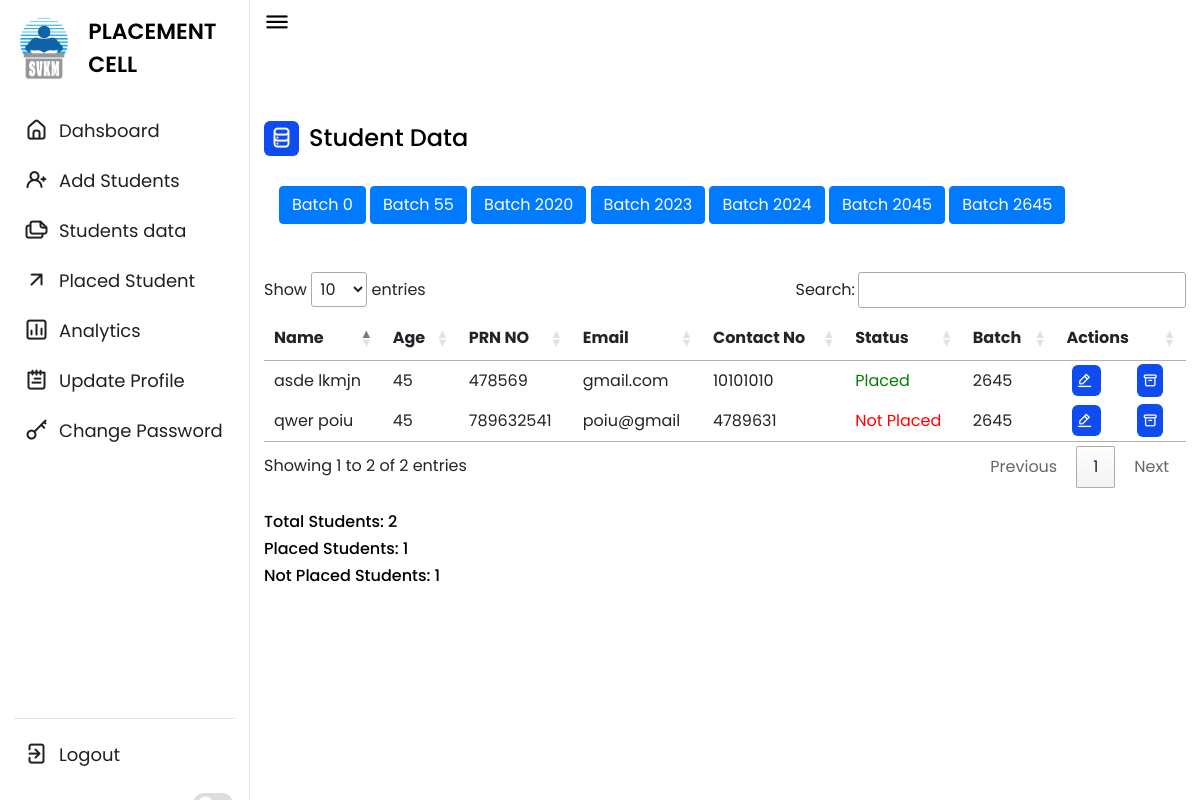
/student_data.php (signed in), run on the app's committed database.
### tables this page shows
CREATE TABLE `student` (
  `fname` varchar(10) NOT NULL,
  `lname` varchar(10) NOT NULL,
  `prn` bigint(11) NOT NULL,
  `sap` bigint(11) NOT NULL,
  `batch` int(11) NOT NULL,
  `contact` bigint(11) NOT NULL,
  `email` varchar(30) NOT NULL,
  `age` int(11) NOT NULL,
  `branch` varchar(10) NOT NULL,
  `cgpa` float NOT NULL,
  `status` int(10) NOT NULL
);

### student_data.php (the view, shortened to what this page needs)
<!DOCTYPE html>
<html lang="en">
<head>
          <link rel="stylesheet" type="text/css" href="css/lib.2.css">
          <link rel="stylesheet" type="text/css" href="css/light.css">
          <link rel="stylesheet" type="text/css" href="css/bootstrap5.css">
  <link rel="stylesheet" href="css/style.css">
     <link rel="stylesheet" href="https://unicons.iconscout.com/release/v4.0.0/css/line.css">
     <link rel="stylesheet" href="https://unicons.iconscout.com/release/v4.0.0/css/line.css">
      <link rel="stylesheet" href="https://cdn.jsdelivr.net/npm/bootstrap@4.6.2/dist/css/bootstrap.min.css">
        </head>
        <body data-theme="light" data-layout="fluid">
        <nav>
        <div class="logo-name">
            <div class="logo-image">
                <img src="img/logo.jpg" style="height: 75px; width:75px" alt="">
            </div>
            <span class="logo_name">PLACEMENT CELL</span>
        </div>
        <div class="menu-items">
        <?php
            include 'partials/_dbconnect.php';
            $uname = $_SESSION['username'];
            $sql = "SELECT `role` FROM `users` WHERE username= '$uname' ";
            $result = mysqli_query($conn , $sql);
            $num = mysqli_num_rows($result);
            $admin_or_faculty = $num;
            if($num > 0) {
            echo "
            <ul class='nav-links' style='padding-left: 0rem;'>
                <li><a href='admin_dashboard.php'>
                    <i class='uil uil-estate'></i>
                    <span class='link-name'>Dahsboard</span>
                </a></li>
                <li><a href='add_student.php'>
                    <i class='uil-user-plus'></i>
                    <span class='link-name'>Add Students</span>
                </a></li>
                <li><a href='#'>
                    <i class='uil uil-files-landscapes'></i>
                    <span class='link-name'>Students data</span>
                </a></li>
                <li><a href='placed_Student.php'>
                    <i class='uil-arrow-up-right'></i>
                    <span class='link-name'>Placed Student</span>
                </a></li>
                <li><a href='analytics.php'>
                    <i class='uil uil-chart'></i>
                    <span class='link-name'>Analytics</span>
                </a></li>";
            echo "<li><a href='update_profile_admin_faculty.php'>
            <i class='uil-notes'></i>
            <span class='link-name'>Update Profile</span>
        </a></li>";
        }
            echo "
        <li><a href='change_password.php'>
            <i class='uil-key-skeleton'></i>
            <span class='link-name'>Change Password</span>
        </a></li></ul>";
            ?>
            <ul class="logout-mode" style="padding-left: 0rem;">
                <li><a href="/miniproject_final/logout.php">
                    <i class="uil uil-signout"></i>
                    <span class="link-name">Logout</span>
                </a></li>
                <div class="mode-toggle">
                  <span class="switch"></span>
                </div>
            </ul>
        </div>
    </nav>
<?php
if($admin_or_faculty>0) {
?>
        <div class="dashboard">
        <div class="top" style="background-color: transparent;">
            <i class="uil uil-bars sidebar-toggle"></i>
        </div>
        <div class='dash-content'>
        <div class='overview'>
            <div class='title'>
                <i class=' uil-database-alt'></i>
                <span class='text'>Student Data</span>
            </div>
            <div class='container'>
 <?php
             include 'partials/_dbconnect.php';
             $sql = "SELECT DISTINCT batch FROM `student` ORDER BY batch";
             $result = mysqli_query($conn , $sql);
             $num = mysqli_num_rows($result);
             $i=0;
   while($i < $num){
    $row = mysqli_fetch_assoc($result);
        $batch=$row['batch'];
            echo "
             <button type='button' class='btn btn-primary flex-column' data-toggle='modal' data-target='#myModal".$i."'>
               Batch ". $row['batch'] ."
             </button>";
                echo  "
                 <div class='modal fade' id='myModal".$i."'>
                <div class='modal-dialog modal-xl'>
                  <div class='modal-content'>
                <div class='modal-header'>
                     <h4 class='modal-title'>Student Data</h4>
                     <button type='button' class='close' data-dismiss='modal'>&times;</button>
                   </div>";
?>
                                      <?php
            $sqli = "SELECT * FROM `student` WHERE `batch`=$batch";
            $results = mysqli_query($conn , $sqli);
             $nums = mysqli_num_rows($results);
                $j = 0;
            if($nums>0){
                while ($j<$nums) {
                $rows = mysqli_fetch_assoc($results);
                if($rows['status'] == 0){
                  $status = "<select name='status' required>
                <option value='0'>Not Placed </option>
                <option value='1'>Placed </option>
                </select>";
                }
                else{
                  $status= '<a style="color:green;"> Placed </a>';
                }
          $j++;
                }
            }
            ?>
       <?php
       echo "<div class='modal-footer'>
                     <button type='button' class='btn btn-secondary' data-dismiss='modal'>Close</button>
                   </div>
                 </div>
               </div>
             </div>
           "; $i=$i+1;
        }
   ?>
</div>
<br> <br>
            <table id="myTable">
            <thead>
              <tr>
                <th>Name</th>
                <th>Age</th>
                <th>PRN NO</th>
                <th>Email</th>
                <th>Contact No</th>
                <th>Status</th>
                <th>Batch</th>
                <th>Actions</th>
              </tr>
            </thead>
            <tbody>
            <?php
            $sql = "SELECT * FROM `student` WHERE batch = (SELECT MAX(batch) FROM student)";
            $result = mysqli_query($conn , $sql);
            $num = mysqli_num_rows($result);
                $i = 0;
            if($num>0){
                while ($i<$num) {
                $row = mysqli_fetch_assoc($result);
                if($row['status'] == 0){
                  $status = '<a style="color:red;"> Not Placed </a>';
                }
                else{
                  $status= '<a style="color:green;"> Placed </a>';
                }
          echo "<tr>
                <td>".$row['fname']." ".$row['lname']."</td>
            <td>".$row['age']."</td>
            <td>".$row['prn']."</td>
            <td>".$row['email']."</td>
            <td>".$row['contact']."</td>
            <td>".$status."</td>
            <td>".$row['batch']."</td>
            <td>
            <span style='    background-color: var(--primary-color);
            border-radius: 6px;
            color: var(--title-icon-color);
            width: 19px;
            justify-content: center;
            align-items: center;
            text-align: center;  margin-left: 6px; padding: 4px;'> <a style='color: white;' class='edit' title='Edit' data-toggle='modal' data-target='#myEditModal".$i."'> <i class=' uil-edit-alt'> </i> </a> </span>
            <span style='background-color: var(--primary-color);
            border-radius: 6px;
            color: var(--title-icon-color);
            width: 19px;
            justify-content: center;
            align-items: center;
            text-align: center;  margin-left: 36px; padding: 5px;'> <a title='Delete' href='delete-process.php?prn=".$row['prn']."' style='color: white;' > <i class='uil-archive-alt' class='delete'> </i> </a> </span>
             </td>
          </tr>";
                          echo "<div class='modal-body'>"; ?>
                </div>
             <?php   $i++;
                }
            }
            ?>
          <?php
          $sql1="SELECT COUNT(*) AS toal_students FROM `student` WHERE batch = (SELECT MAX(batch) FROM student)";
          $sql2 = "SELECT COUNT(*) AS placed_students FROM `student` WHERE batch =  (SELECT MAX(batch) FROM student) AND status=1";
          $sql3 = "SELECT COUNT(*)AS not_placed FROM `student` WHERE batch =  (SELECT MAX(batch) FROM student) AND status=0";
          $result1=mysqli_query($conn,$sql1);
          $result2=mysqli_query($conn,$sql2);
          $result3=mysqli_query($conn,$sql3);
          $ro1=mysqli_fetch_assoc($result1);
          $ro2=mysqli_fetch_assoc($result2);
          $ro3=mysqli_fetch_assoc($result3);
          echo "<br><h6>Total Students: ".$ro1['toal_students']."  </h6>
                 <h6> Placed Students: ".$ro2['placed_students']."  </h6>
                 <h6> Not Placed Students: ".$ro3['not_placed']."  </h6>";
}
?>
 <link rel="stylesheet" href="//cdn.datatables.net/1.12.1/css/jquery.dataTables.min.css">
</body>
</html>

### css/lib.2.css (style rules this page uses)
html, body { height: 100%; }

### css/style.css (style rules this page uses)
* { margin: 0; padding: 0; box-sizing: border-box; font-family: 'Poppins', sans-serif; }
:root { --primary-color: #0E4BF1; --panel-color: #FFF; --text-color: #000; --black-light-color: #202020; --border-color: #e6e5e5; --toggle-color: #DDD; --box1-color: #4DA3FF; --box2-color: #FFE6AC; --box3-color: #E7D1FC; --title-icon-color: rgb(248, 244, 244); --tran-05: all 0.5s ease; --tran-03: all 0.3s ease; --tran-03: all 0.2s ease; }
body { min-height: 100vh; background-color: var(--primary-color); }
nav { position: fixed; top: 0; left: 0; height: 100%; width: 250px; padding: 10px 14px; background-color: var(--panel-color); border-right: 1px solid var(--border-color); transition: var(--tran-05); }
nav .logo-name { display: flex; align-items: center; }
nav .logo-image { display: flex; justify-content: center; min-width: 45px; }
nav .logo-image img { width: 40px; object-fit: cover; border-radius: 50%; background-color: #000; }
nav .logo-name .logo_name { font-size: 22px; font-weight: 600; color: var(--text-color); margin-left: 14px; transition: var(--tran-05); }
nav .menu-items { margin-top: 20px; height: calc(100% - 90px); display: flex; flex-direction: column; justify-content: space-between; }
.menu-items li { list-style: none; }
.menu-items li a { display: flex; align-items: center; height: 50px; text-decoration: none; position: relative; }
.menu-items li a i { font-size: 24px; min-width: 45px; height: 100%; display: flex; align-items: center; justify-content: center; color: var(--black-light-color); }
.menu-items li a .link-name { font-size: 18px; font-weight: 400; color: var(--black-light-color); transition: var(--tran-05); }
.menu-items .logout-mode { padding-top: 10px; border-top: 1px solid var(--border-color); }
.menu-items .mode-toggle { position: absolute; right: 14px; height: 50px; min-width: 45px; display: flex; align-items: center; justify-content: center; cursor: pointer; }
.mode-toggle .switch { position: relative; display: inline-block; height: 22px; width: 40px; border-radius: 25px; background-color: var(--toggle-color); }
.switch:before { content: ""; position: absolute; left: 5px; top: 50%; transform: translateY(-50%); height: 15px; width: 15px; background-color: var(--panel-color); border-radius: 50%; transition: var(--tran-03); }
.dashboard { position: relative; left: 250px; background-color: var(--panel-color); min-height: 100vh; width: calc(100% - 250px); padding: 10px 14px; transition: var(--tran-05); }
.dashboard .top { position: fixed; top: 0; left: 250px; display: flex; width: calc(100% - 250px); justify-content: space-between; align-items: center; padding: 10px 14px; background-color: var(--panel-color); transition: var(--tran-05); z-index: 10; }
.dashboard .top .sidebar-toggle { font-size: 26px; color: var(--text-color); cursor: pointer; }
.dashboard .dash-content { padding-top: 50px; }
.dash-content .title { display: flex; align-items: center; margin: 60px 0 30px 0; }
.dash-content .title i { position: relative; height: 35px; width: 35px; background-color: var(--primary-color); border-radius: 6px; color: var(--title-icon-color); display: flex; align-items: center; justify-content: center; font-size: 24px; }
.dash-content .title .text { font-size: 24px; font-weight: 500; color: var(--text-color); margin-left: 10px; }

### data on the page
student: fname "asde", lname "lkmjn", age "45", prn "478569", email "gmail.com", contact "10101010", status "Placed", batch "2645"
student: fname "qwer", lname "poiu", age "45", prn "789632541", email "poiu@gmail", contact "4789631", status "Not Placed", batch "2645"

### other printed values
$row['batch'] "0"
$row['batch'] "55"
$row['batch'] "2020"
$row['batch'] "2023"
$row['batch'] "2024"
$row['batch'] "2045"
$row['batch'] "2645"
$ro1['toal_students'] "2"
$ro2['placed_students'] "1"
$ro3['not_placed'] "1"
